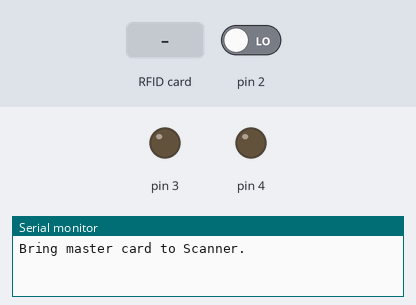
Bench run of a sketch on a simulated Arduino Uno, built with avr-gcc and run on an emulated ATmega328P. Parts: output pins drawn as LEDs (lit = HIGH), the last lines printed to the serial monitor. The inputs (shaded band) are chosen by the test bench; at power-on: pin 2 LOW. Pins used as bus, display or sensor lines are not drawn.

Above: at 0.8 s.
0.9 s: RFID card 5E 7A 19 C4 held to the reader
At 1.4 s:
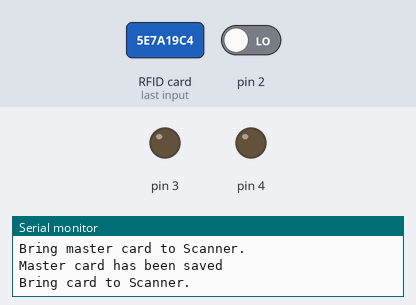
2.5 s: RFID card 5E 7A 19 C4 held to the reader
At 3.3 s:
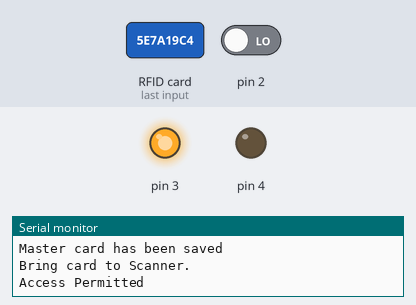
Timing chart, 0 to 5.5 s (numbered marks = the images above; inputs shaded):
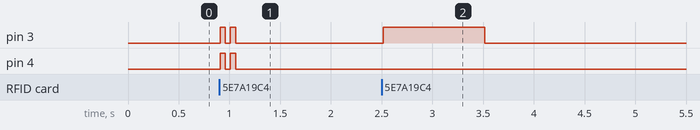

Measured:
- after the input at 0.9 s, pin 3, pin 4: alternates HIGH for 0.05 s and LOW for 0.05 s, 4 changes in all, then stays LOW, starting at once
- after the input at 2.5 s, pin 3: LOW → HIGH at once, → LOW 1.0 s later

The sketch:

RFID-Card-Scanner.ino
```cpp
#include <MFRC522.h>
#include <SPI.h>
MFRC522 mfrc522(10, 9);
byte master[10];

void setup() {
  pinMode(2, INPUT);
  pinMode(3, OUTPUT);
  pinMode(4, OUTPUT);
  Serial.begin(9600);
  while(!Serial);
  SPI.begin();
  mfrc522.PCD_Init();
  delay(4);
  newMaster();
}

void loop() {
  if (digitalRead(2) == HIGH) newMaster();

  if (!mfrc522.PICC_IsNewCardPresent() || !mfrc522.PICC_ReadCardSerial()) return;

  access(cmpArray(master, mfrc522.uid.uidByte, 10));
  Serial.println("Bring card to Scanner.\n");
  mfrc522.PICC_HaltA();
}

void printByteArray(byte* arr, int sz) {
  for (int i = 0; i < sz; ++i) {
    Serial.print(arr[i], HEX);
    Serial.print(" ");
  }
  Serial.println();
}

bool cmpArray(byte* arr1, byte* arr2, int sz) {
  for (int i = 0; i < sz; ++i)
    if (arr1[i] != arr2[i])
      return false;
  return true;
}

void newMaster() {
  Serial.println("Bring master card to Scanner.\n");
  while (!mfrc522.PICC_IsNewCardPresent());
  while (!mfrc522.PICC_ReadCardSerial());
  memcpy(master, mfrc522.uid.uidByte, sizeof(mfrc522.uid.uidByte));
  mfrc522.PICC_HaltA();
  Serial.println("Master card has been saved");
  digitalWrite(3, HIGH);
  digitalWrite(4, HIGH);
  delay(50);
  digitalWrite(3, LOW);
  digitalWrite(4, LOW);
  delay(50);
  digitalWrite(3, HIGH);
  digitalWrite(4, HIGH);
  delay(50);
  digitalWrite(3, LOW);
  digitalWrite(4, LOW);
  Serial.println("Bring card to Scanner.\n");
}

void access(bool stat) {
  if (stat) {
    Serial.println("Access Permitted");
    digitalWrite(3, HIGH);
    delay(1000);
    digitalWrite(3, LOW);
  }
  else {
    Serial.println("Access Denied");
    digitalWrite(4, HIGH);
    delay(1000);
    digitalWrite(4, LOW);
  }
}
```
